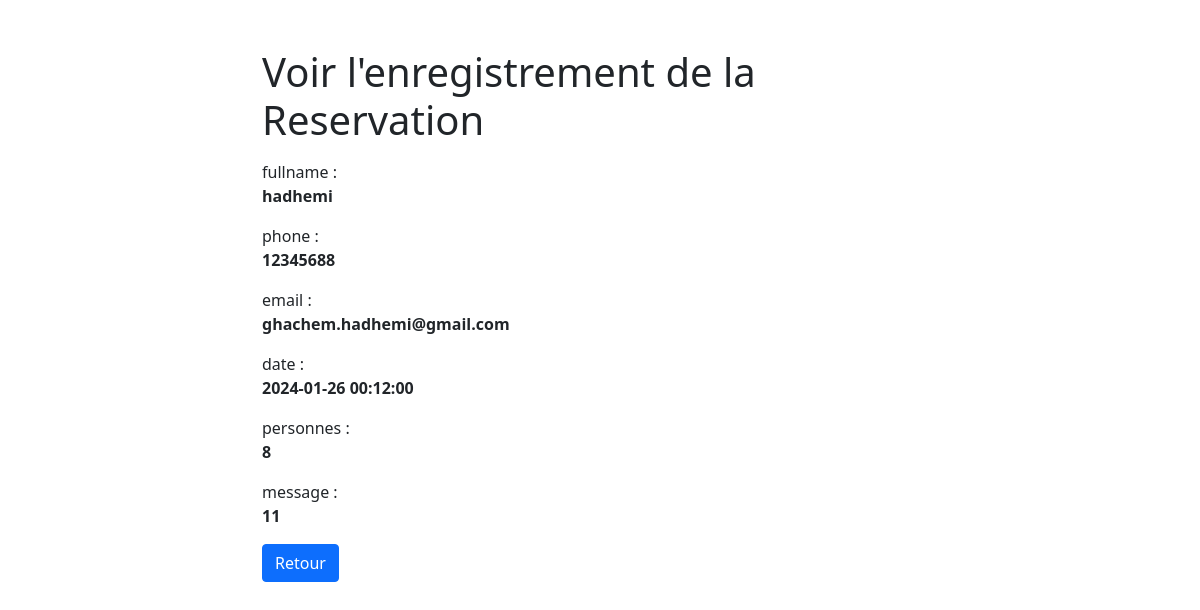
The page /readReservation.php?id=15 on the database its author committed.
### tables this page shows
CREATE TABLE `reservation` (
  `id` int(11) NOT NULL,
  `fullname` varchar(25) NOT NULL,
  `phone` int(8) NOT NULL,
  `email` varchar(30) NOT NULL,
  `date` datetime NOT NULL,
  `personnes` int(5) NOT NULL,
  `message` text NOT NULL
);

### readReservation.php (the view, shortened to what this page needs)
<?php
if(isset($_GET["id"]) && !empty(trim($_GET["id"]))){
    require_once "config.php";
    $sql = "SELECT * FROM reservation WHERE id = ?";
    if($stmt = mysqli_prepare($conn, $sql)){
        mysqli_stmt_bind_param($stmt, "i", $param_id);
        if(mysqli_stmt_execute($stmt)){
            $result = mysqli_stmt_get_result($stmt);
            if(mysqli_num_rows($result) == 1){
                $row = mysqli_fetch_array($result, MYSQLI_ASSOC);
            } else{
                header("location: error.php");
                exit();
            }
        } else{
            echo "Oops! une erreur est survenue.";
        }
    }
} else{
    header("location: error.php");
    exit();
}
?>
<!DOCTYPE html>
<html lang="en">
<head>
    <link href="https://cdn.jsdelivr.net/npm/bootstrap@5.1.3/dist/css/bootstrap.min.css" rel="stylesheet">
</head>
<body>
    <div class="wrapper">
        <div class="container-fluid">
            <div class="row">
                <div class="col-md-12">
                    <h1 class="mt-5 mb-3">Voir l'enregistrement de la Reservation</h1>
                    <div class="form-group">
                        <label>fullname :</label>
                        <p><b><?php echo $row["fullname"]; ?></b></p>
                    </div>
                    <div class="form-group">
                        <label>phone :</label>
                        <p><b><?php echo $row["phone"]; ?></b></p>
                    </div>
                    <div class="form-group">
                        <label>email :</label>
                        <p><b><?php echo $row["email"]; ?></b></p>
                    </div>
                    <div class="form-group">
                        <label>date :</label>
                        <p><b><?php echo $row["date"]; ?></b> </p>
                    </div>
                    <div class="form-group">
                        <label>personnes :</label>
                        <p><b><?php echo $row["personnes"]; ?></b></p>
                    </div>
                    <div class="form-group">
                        <label>message :</label>
                        <p><b><?php echo $row["message"]; ?></b></p>
                    </div>
                    <p><a href="contactList.php" class="btn btn-primary">Retour</a></p>
                </div>
            </div>
        </div>
    </div>
</body>
</html>

### readReservation.php (style rules this page uses)
.wrapper { width: 700px; margin: 0 auto; }

### rows shown on the page
reservation: fullname "hadhemi", phone "12345688", email "ghachem.hadhemi@gmail.com", date "2024-01-26 00:12:00", personnes "8", message "11"
